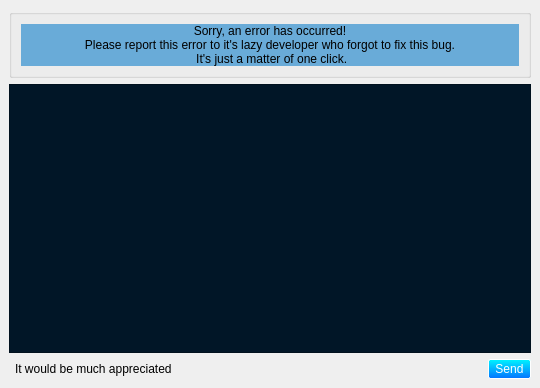
<?xml version="1.0" encoding="UTF-8"?>
<ui version="4.0">
 <class>MainWindow</class>
 <widget class="QMainWindow" name="MainWindow">
  <property name="geometry">
   <rect>
    <x>0</x>
    <y>0</y>
    <width>540</width>
    <height>388</height>
   </rect>
  </property>
  <property name="windowTitle">
   <string>Ops -Error</string>
  </property>
  <widget class="QWidget" name="centralwidget">
   <layout class="QGridLayout" name="gridLayout">
    <item row="0" column="0" colspan="4">
     <widget class="QGroupBox" name="groupBox">
      <property name="minimumSize">
       <size>
        <width>0</width>
        <height>20</height>
       </size>
      </property>
      <property name="title">
       <string/>
      </property>
      <layout class="QGridLayout" name="gridLayout_2">
       <item row="0" column="0">
        <widget class="QLabel" name="ErrorLabel">
         <property name="styleSheet">
          <string notr="true">font: 12pt &quot;MS Shell Dlg 2&quot;;
background-color: rgb(105, 171, 216);</string>
         </property>
         <property name="text">
          <string>Sorry, an error has occurred!
Please report this error to it's lazy developer who forgot to fix this bug.
 It's just a matter of one click.</string>
         </property>
         <property name="alignment">
          <set>Qt::AlignCenter</set>
         </property>
        </widget>
       </item>
      </layout>
     </widget>
    </item>
    <item row="1" column="0" colspan="4">
     <widget class="QPlainTextEdit" name="plainTextEdit">
      <property name="styleSheet">
       <string notr="true">QPlainTextEdit{
	background-color: rgb(1, 22, 39);
	color: rgb(0, 255, 0);
	font: 57 10pt &quot;Hind Siliguri Medium&quot;;
}</string>
      </property>
      <property name="readOnly">
       <bool>true</bool>
      </property>
     </widget>
    </item>
    <item row="2" column="1">
     <widget class="QLabel" name="label">
      <property name="text">
       <string>It would be much appreciated</string>
      </property>
     </widget>
    </item>
    <item row="2" column="3">
     <widget class="QPushButton" name="pushButton">
      <property name="styleSheet">
       <string notr="true">QPushButton{
 padding-top:2px;
padding-bottom:2px;
 padding-left:6px;
padding-right:6px;
	font: 10pt &quot;MS Shell Dlg 2l&quot;;
background-color:qlineargradient(spread:pad, x1:1, y1:0, x2:1, y2:1, stop:0 rgba(0, 244, 255, 255), stop:1 rgba(3, 115, 255, 255));

border:1px solid rgb(253, 254, 254);
	color: rgb(255, 255, 255);
border-radius:2px;
}
QPushButton:hover{
color: qlineargradient(spread:pad, x1:0, y1:0, x2:1, y2:1, stop:0 rgba(63, 63, 63, 255), stop:1 rgba(33, 33, 33, 255));
 background-color: qlineargradient(spread:pad, x1:0.505636, y1:0.221, x2:0.431818, y2:1, stop:0 rgba(89, 255, 255, 255), stop:1 rgba(60, 138, 255, 255));

}
QPushButton:pressed{
background-color: qlineargradient(spread:pad, x1:0.767, y1:1, x2:1, y2:0, stop:0 rgba(0, 244, 255, 255), stop:1 rgba(3, 115, 255, 255));
}</string>
      </property>
      <property name="text">
       <string>Send</string>
      </property>
     </widget>
    </item>
    <item row="2" column="2">
     <spacer name="horizontalSpacer">
      <property name="orientation">
       <enum>Qt::Horizontal</enum>
      </property>
      <property name="sizeHint" stdset="0">
       <size>
        <width>40</width>
        <height>20</height>
       </size>
      </property>
     </spacer>
    </item>
   </layout>
  </widget>
 </widget>
 <resources/>
 <connections/>
</ui>
